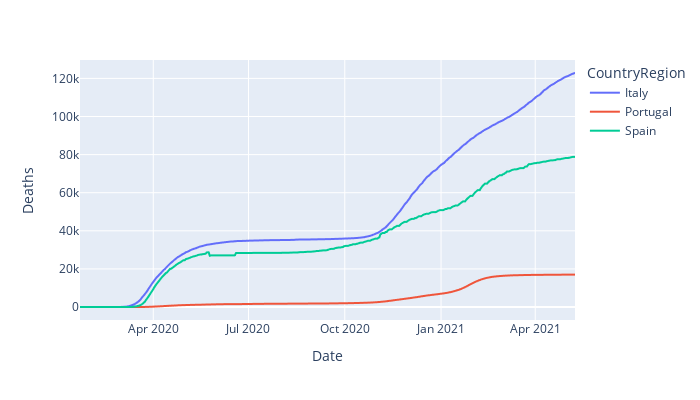

Here is the notebook cell this chart was saved with:
### Code cell
fig = px.line(df_multi, x = "Date", y = "Deaths", color = "CountryRegion", height = 400, width = 700)
fig.show()

### Figure 1 — Plotly figure (JSON) as saved in the notebook; plotly's stock layout.template omitted (floating-point values rounded to 4 significant figures; data arrays with more than 128 entries replaced by an {"elided": "..."} marker saying what was removed)
{"data": [{"hovertemplate": "CountryRegion=Italy<br>Date=%{x}<br>Deaths=%{y}<extra></extra>", "legendgroup": "Italy", "line": {"color": "#636efa", "dash": "solid"}, "marker": {"symbol": "circle"}, "mode": "lines", "name": "Italy", "showlegend": true, "type": "scattergl", "x": {"elided": "474 str values"}, "xaxis": "x", "y": {"elided": "474 int values"}, "yaxis": "y"}, {"hovertemplate": "CountryRegion=Portugal<br>Date=%{x}<br>Deaths=%{y}<extra></extra>", "legendgroup": "Portugal", "line": {"color": "#EF553B", "dash": "solid"}, "marker": {"symbol": "circle"}, "mode": "lines", "name": "Portugal", "showlegend": true, "type": "scattergl", "x": {"elided": "474 str values"}, "xaxis": "x", "y": {"elided": "474 int values"}, "yaxis": "y"}, {"hovertemplate": "CountryRegion=Spain<br>Date=%{x}<br>Deaths=%{y}<extra></extra>", "legendgroup": "Spain", "line": {"color": "#00cc96", "dash": "solid"}, "marker": {"symbol": "circle"}, "mode": "lines", "name": "Spain", "showlegend": true, "type": "scattergl", "x": {"elided": "474 str values"}, "xaxis": "x", "y": {"elided": "474 int values"}, "yaxis": "y"}], "layout": {"height": 400, "legend": {"title": {"text": "CountryRegion"}, "tracegroupgap": 0}, "margin": {"t": 60}, "width": 700, "xaxis": {"anchor": "y", "domain": [0, 1], "title": {"text": "Date"}}, "yaxis": {"anchor": "x", "domain": [0, 1], "title": {"text": "Deaths"}}}}
